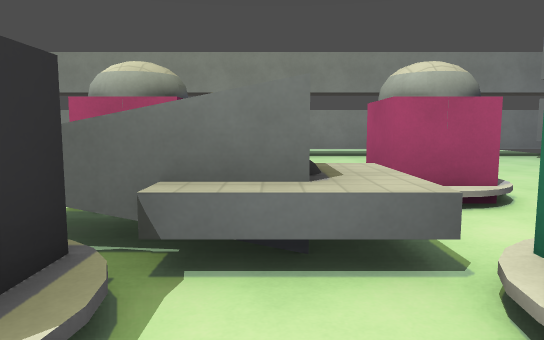
view 1 (above)

17 first-person views from a walk through a 3-D level made in the Godot game engine. The camera is 1.4 m above the floor, tilts 6° down and sees 70° across. The floor is counted in squares, 2 m on a side. Each view is taken from the middle of a square. On the plan, view 1 faces up. The plan holds only what a view shows up to about 11 squares ahead; the rest is blank. The place goes on beyond the plan. Surface patterns are stand-ins for the level's own textures.

view 2
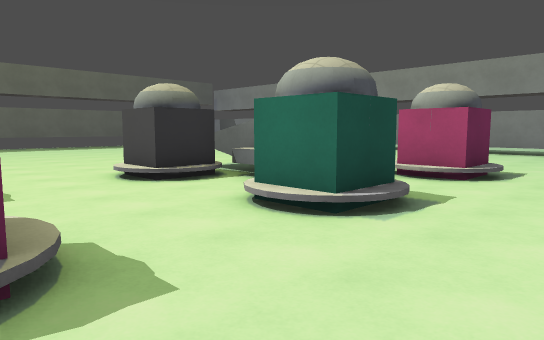

view 3
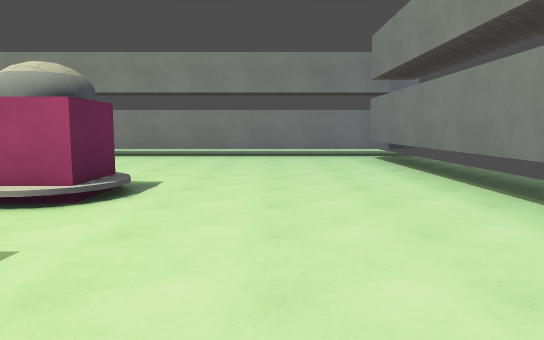

view 4
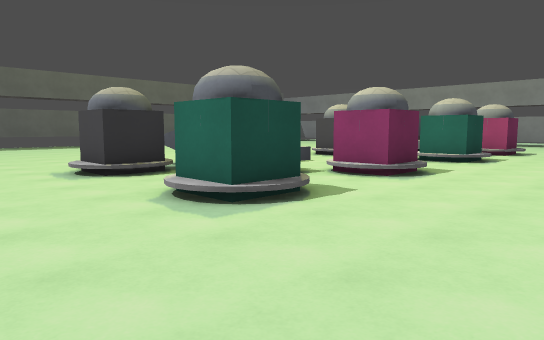

view 5
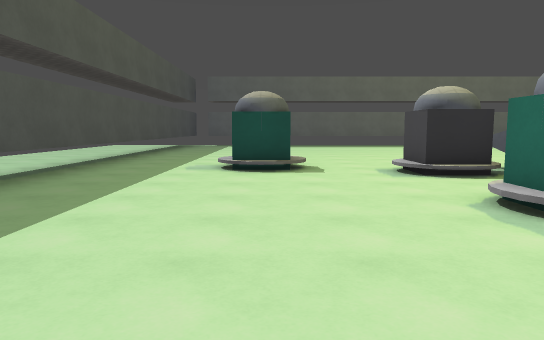

view 6
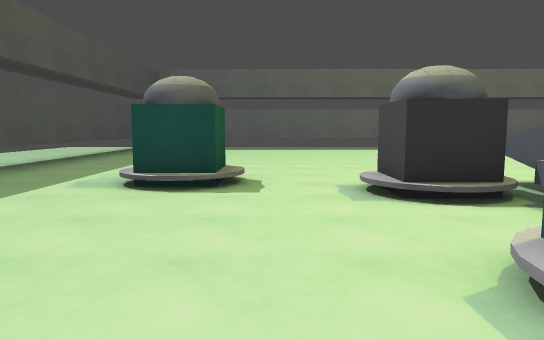

view 7
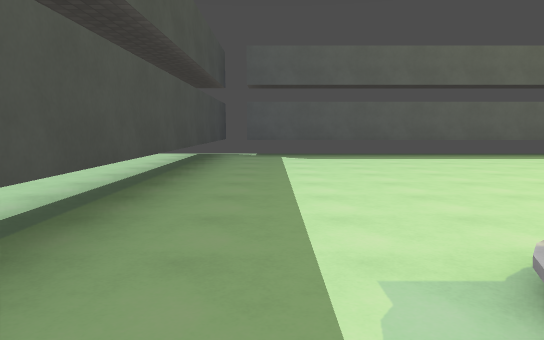

view 8
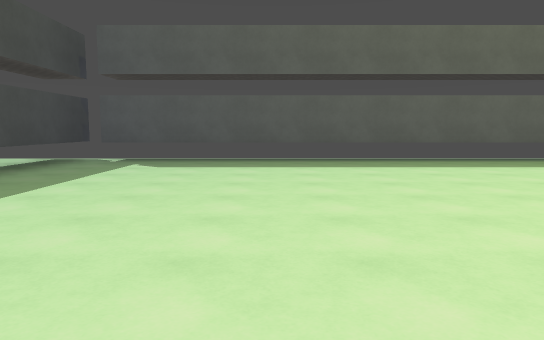

view 9
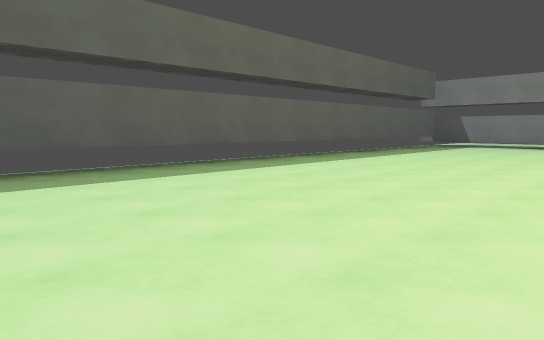

view 10
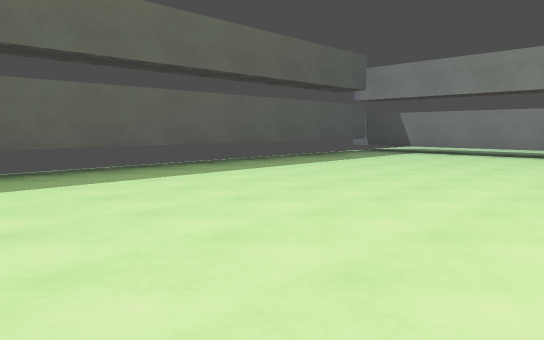

view 11
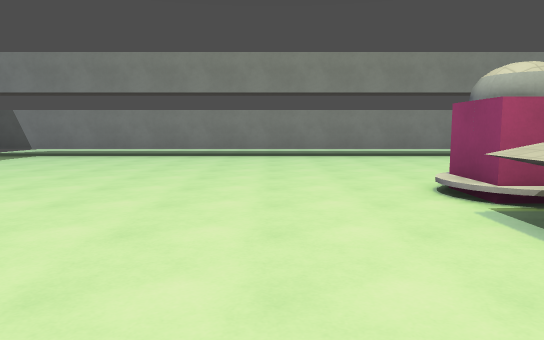

view 12
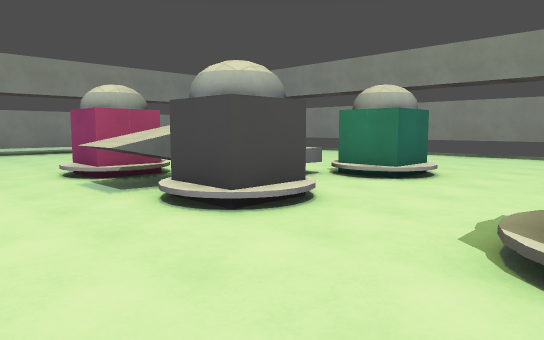

view 13
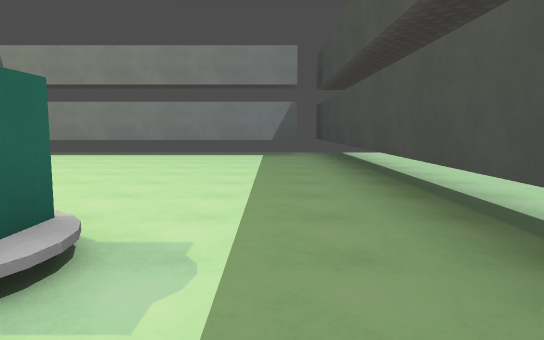

view 14
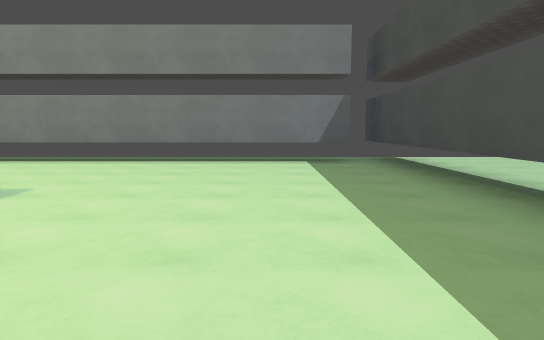

view 15
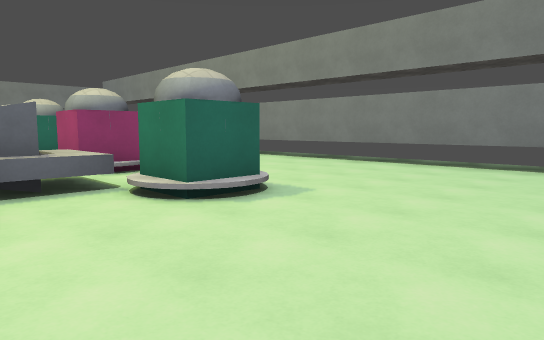

view 16
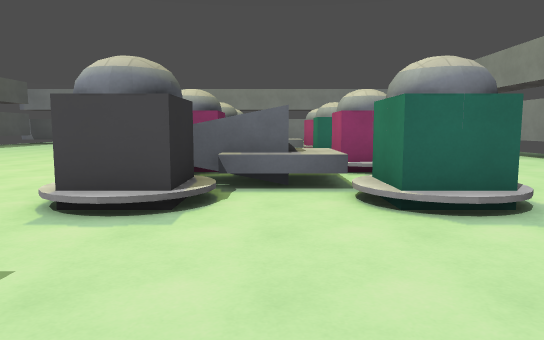

view 17
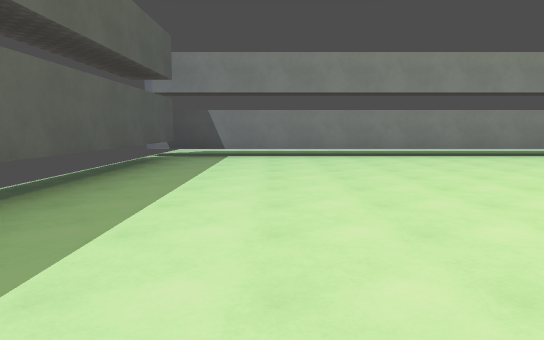

### Floor plan
Ten units are one square. View 1 is at (0, 0); x grows to the right and y downward. Boxes are objects, and circles mark ways between rooms. Rooms are numbered by the first view taken in them; rooms with no view inside come last. Other rooms are left out.
<svg viewBox="-127 -106 212 224">
<path fill="none" stroke="#000" d="M-9 16 -9 27M-9 -18 -9 -6M2 -21 -24 -21M21 -6 11 -6 11 -16M11 27 11 16M9 -18 -9 -18M-9 -6 -19 -6 -19 -16M-9 27 -14 27M-9 45 -9 57 -19 57M2 42 -19 42M21 16 21 27 11 27M-7 -36 -19 -36 -19 -46M21 -18 21 -6M21 46 21 57 11 57 11 46M-28 77 -17 77 -17 87 -22 87M21 -48 21 -36 11 -36 11 -46M-114 -94 -114 108M63 108 63 -94M-122 113 78 113M75 -101 -122 -101M9 45 -9 45"/>
<circle cx="-10" cy="5" r="3" fill="#2a7"/>
<circle cx="15" cy="5" r="3" fill="#2a7"/>
<text x="0" y="0">1</text>
<text x="-30" y="10">2</text>
</svg>
Room 1 opens to room 2.

Where each view was taken, in squares from view 1:
view 1: 0 up, 0 right, facing up
view 2: 2 down, 4 right, facing up-left
view 3: 0 up, 4 right, facing up
view 4: 8 down, 5 right, facing up-left
view 5: 8 down, 5 right, facing left
view 6: 7 down, 3 right, facing left
view 7: 10 down, 1 left, facing left
view 8: 7 down, 3 left, facing left
view 9: 6 down, 5 left, facing up-left
view 10: 1 down, 5 left, facing up-left
view 11: 0 up, 4 left, facing up
view 12: 2 down, 4 left, facing up-right
view 13: 10 down, 4 left, facing right
view 14: 9 down, 2 left, facing right
view 15: 9 down, 1 left, facing up-right
view 16: 9 down, 0 right, facing up
view 17: 0 up, 9 left, facing up
